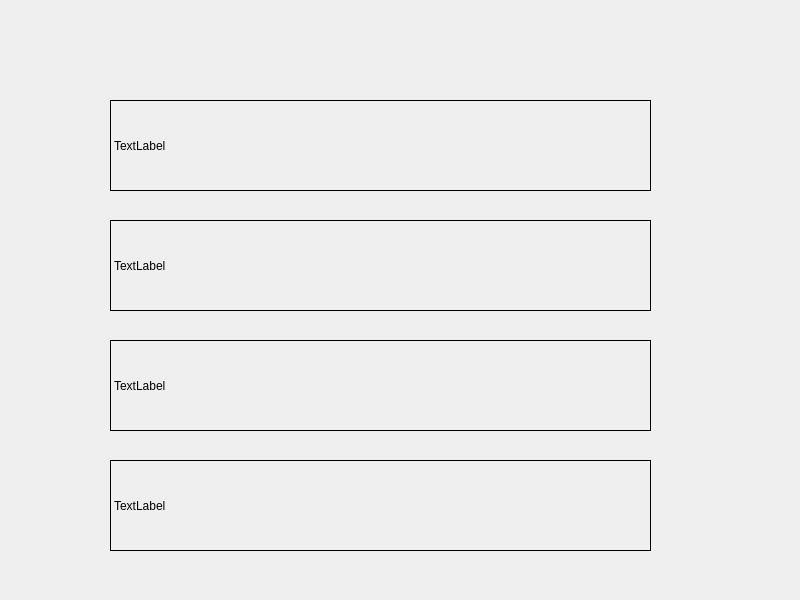
<?xml version="1.0" encoding="UTF-8"?>
<ui version="4.0">
 <class>Widget</class>
 <widget class="QWidget" name="Widget">
  <property name="geometry">
   <rect>
    <x>0</x>
    <y>0</y>
    <width>800</width>
    <height>600</height>
   </rect>
  </property>
  <property name="windowTitle">
   <string>Widget</string>
  </property>
  <widget class="QLabel" name="label">
   <property name="geometry">
    <rect>
     <x>110</x>
     <y>100</y>
     <width>541</width>
     <height>91</height>
    </rect>
   </property>
   <property name="frameShape">
    <enum>QFrame::Box</enum>
   </property>
   <property name="text">
    <string>TextLabel</string>
   </property>
  </widget>
  <widget class="QLabel" name="label_2">
   <property name="geometry">
    <rect>
     <x>110</x>
     <y>220</y>
     <width>541</width>
     <height>91</height>
    </rect>
   </property>
   <property name="frameShape">
    <enum>QFrame::Box</enum>
   </property>
   <property name="text">
    <string>TextLabel</string>
   </property>
  </widget>
  <widget class="QLabel" name="label_3">
   <property name="geometry">
    <rect>
     <x>110</x>
     <y>340</y>
     <width>541</width>
     <height>91</height>
    </rect>
   </property>
   <property name="frameShape">
    <enum>QFrame::Box</enum>
   </property>
   <property name="text">
    <string>TextLabel</string>
   </property>
  </widget>
  <widget class="QLabel" name="label_4">
   <property name="geometry">
    <rect>
     <x>110</x>
     <y>460</y>
     <width>541</width>
     <height>91</height>
    </rect>
   </property>
   <property name="frameShape">
    <enum>QFrame::Box</enum>
   </property>
   <property name="text">
    <string>TextLabel</string>
   </property>
  </widget>
 </widget>
 <resources/>
 <connections/>
</ui>
